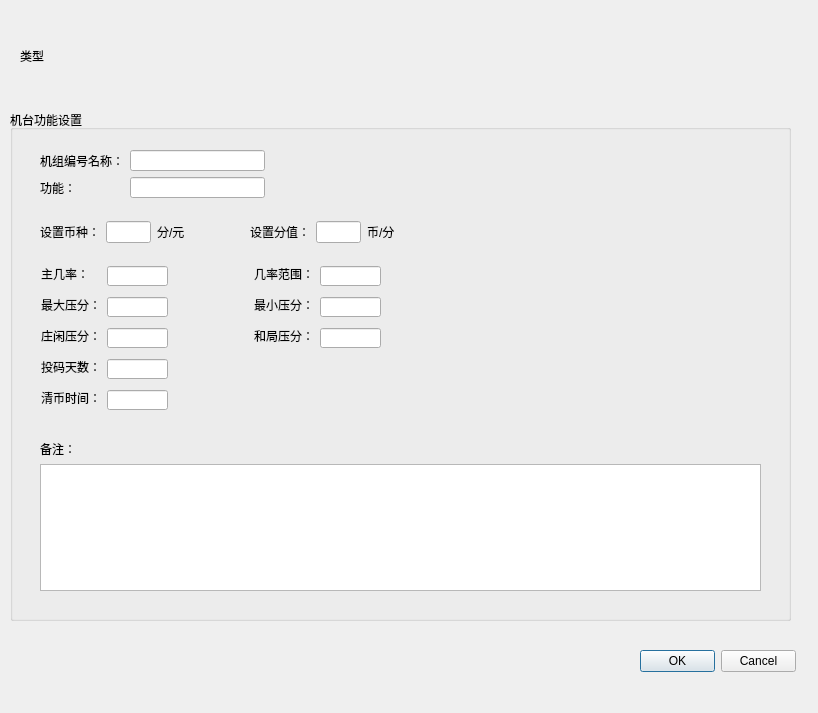
<?xml version="1.0" encoding="UTF-8"?>
<ui version="4.0">
 <class>TmachineFuncSetupViewItemAdd</class>
 <widget class="QWidget" name="TmachineFuncSetupViewItemAdd">
  <property name="geometry">
   <rect>
    <x>0</x>
    <y>0</y>
    <width>818</width>
    <height>713</height>
   </rect>
  </property>
  <property name="windowTitle">
   <string>Form</string>
  </property>
  <widget class="QWidget" name="horizontalLayoutWidget">
   <property name="geometry">
    <rect>
     <x>20</x>
     <y>30</y>
     <width>771</width>
     <height>51</height>
    </rect>
   </property>
   <layout class="QHBoxLayout" name="horizontalLayout">
    <item>
     <widget class="QLabel" name="m_categoryLabel">
      <property name="text">
       <string>类型</string>
      </property>
     </widget>
    </item>
   </layout>
  </widget>
  <widget class="QGroupBox" name="m_machineSetupGroupBox">
   <property name="geometry">
    <rect>
     <x>10</x>
     <y>110</y>
     <width>781</width>
     <height>511</height>
    </rect>
   </property>
   <property name="title">
    <string>机台功能设置</string>
   </property>
   <widget class="QLabel" name="m_mainPossiblityLabel">
    <property name="geometry">
     <rect>
      <x>31</x>
      <y>156</y>
      <width>48</width>
      <height>16</height>
     </rect>
    </property>
    <property name="text">
     <string>主几率：</string>
    </property>
   </widget>
   <widget class="QLineEdit" name="m_mainPossiblityLineEdit">
    <property name="geometry">
     <rect>
      <x>97</x>
      <y>156</y>
      <width>61</width>
      <height>20</height>
     </rect>
    </property>
   </widget>
   <widget class="QLabel" name="m_possibilityRangeLabel">
    <property name="geometry">
     <rect>
      <x>244</x>
      <y>156</y>
      <width>60</width>
      <height>16</height>
     </rect>
    </property>
    <property name="text">
     <string>几率范围：</string>
    </property>
   </widget>
   <widget class="QLineEdit" name="m_possibilityRangeLineEdit">
    <property name="geometry">
     <rect>
      <x>310</x>
      <y>156</y>
      <width>61</width>
      <height>20</height>
     </rect>
    </property>
   </widget>
   <widget class="QLabel" name="m_maxBetPointLabel">
    <property name="geometry">
     <rect>
      <x>31</x>
      <y>187</y>
      <width>60</width>
      <height>16</height>
     </rect>
    </property>
    <property name="text">
     <string>最大压分：</string>
    </property>
   </widget>
   <widget class="QLineEdit" name="m_maxBetPointLineEdit">
    <property name="geometry">
     <rect>
      <x>97</x>
      <y>187</y>
      <width>61</width>
      <height>20</height>
     </rect>
    </property>
   </widget>
   <widget class="QLabel" name="m_minBetPointLabel">
    <property name="geometry">
     <rect>
      <x>244</x>
      <y>187</y>
      <width>60</width>
      <height>16</height>
     </rect>
    </property>
    <property name="text">
     <string>最小压分：</string>
    </property>
   </widget>
   <widget class="QLineEdit" name="m_maxBetPointLineEdit_2">
    <property name="geometry">
     <rect>
      <x>310</x>
      <y>187</y>
      <width>61</width>
      <height>20</height>
     </rect>
    </property>
   </widget>
   <widget class="QLabel" name="m_villageLeisureBetPointLabel">
    <property name="geometry">
     <rect>
      <x>31</x>
      <y>218</y>
      <width>60</width>
      <height>16</height>
     </rect>
    </property>
    <property name="text">
     <string>庄闲压分：</string>
    </property>
   </widget>
   <widget class="QLineEdit" name="m_villageLeisureBetPointLineEdit">
    <property name="geometry">
     <rect>
      <x>97</x>
      <y>218</y>
      <width>61</width>
      <height>20</height>
     </rect>
    </property>
   </widget>
   <widget class="QLineEdit" name="m_drawGameBetPointLineEdit">
    <property name="geometry">
     <rect>
      <x>310</x>
      <y>218</y>
      <width>61</width>
      <height>20</height>
     </rect>
    </property>
   </widget>
   <widget class="QLabel" name="m_drawGameBetPointLabel">
    <property name="geometry">
     <rect>
      <x>244</x>
      <y>218</y>
      <width>60</width>
      <height>16</height>
     </rect>
    </property>
    <property name="text">
     <string>和局压分：</string>
    </property>
   </widget>
   <widget class="QLineEdit" name="m_clearCoinTimeLineEdit">
    <property name="geometry">
     <rect>
      <x>97</x>
      <y>280</y>
      <width>61</width>
      <height>20</height>
     </rect>
    </property>
   </widget>
   <widget class="QLabel" name="m_clearCoinTimeLabel">
    <property name="geometry">
     <rect>
      <x>31</x>
      <y>280</y>
      <width>60</width>
      <height>16</height>
     </rect>
    </property>
    <property name="text">
     <string>清币时间：</string>
    </property>
   </widget>
   <widget class="QLineEdit" name="m_betTimeInDaysLineEdit">
    <property name="geometry">
     <rect>
      <x>97</x>
      <y>249</y>
      <width>61</width>
      <height>20</height>
     </rect>
    </property>
   </widget>
   <widget class="QLabel" name="m_betTimeInDaysLabel">
    <property name="geometry">
     <rect>
      <x>31</x>
      <y>249</y>
      <width>60</width>
      <height>16</height>
     </rect>
    </property>
    <property name="text">
     <string>投码天数：</string>
    </property>
   </widget>
   <widget class="QWidget" name="layoutWidget">
    <property name="geometry">
     <rect>
      <x>30</x>
      <y>40</y>
      <width>225</width>
      <height>48</height>
     </rect>
    </property>
    <layout class="QGridLayout" name="gridLayout">
     <item row="0" column="0">
      <widget class="QLabel" name="m_machineNumberNamelabel">
       <property name="text">
        <string>机组编号名称：</string>
       </property>
      </widget>
     </item>
     <item row="0" column="1">
      <widget class="QLineEdit" name="m_machineNumberNamelineEdit"/>
     </item>
     <item row="1" column="0">
      <widget class="QLabel" name="m_functionLabel">
       <property name="text">
        <string>功能：</string>
       </property>
      </widget>
     </item>
     <item row="1" column="1">
      <widget class="QLineEdit" name="m_functionLineEdit"/>
     </item>
    </layout>
   </widget>
   <widget class="QWidget" name="layoutWidget">
    <property name="geometry">
     <rect>
      <x>30</x>
      <y>110</y>
      <width>145</width>
      <height>24</height>
     </rect>
    </property>
    <layout class="QHBoxLayout" name="horizontalLayout_4">
     <item>
      <widget class="QLabel" name="m_coinCategorySetupLabel">
       <property name="text">
        <string>设置币种：</string>
       </property>
      </widget>
     </item>
     <item>
      <layout class="QHBoxLayout" name="horizontalLayout_2">
       <item>
        <widget class="QLineEdit" name="m_coinCategorySetupLineEdit"/>
       </item>
       <item>
        <widget class="QLabel" name="label_11">
         <property name="text">
          <string>分/元</string>
         </property>
        </widget>
       </item>
      </layout>
     </item>
    </layout>
   </widget>
   <widget class="QWidget" name="layoutWidget">
    <property name="geometry">
     <rect>
      <x>240</x>
      <y>110</y>
      <width>145</width>
      <height>24</height>
     </rect>
    </property>
    <layout class="QHBoxLayout" name="horizontalLayout_5">
     <item>
      <widget class="QLabel" name="m_pointSetupLabel">
       <property name="text">
        <string>设置分值：</string>
       </property>
      </widget>
     </item>
     <item>
      <layout class="QHBoxLayout" name="horizontalLayout_3">
       <item>
        <widget class="QLineEdit" name="m_pointSetupLineEdit"/>
       </item>
       <item>
        <widget class="QLabel" name="label_12">
         <property name="text">
          <string>币/分</string>
         </property>
        </widget>
       </item>
      </layout>
     </item>
    </layout>
   </widget>
   <widget class="QWidget" name="layoutWidget">
    <property name="geometry">
     <rect>
      <x>30</x>
      <y>330</y>
      <width>721</width>
      <height>151</height>
     </rect>
    </property>
    <layout class="QVBoxLayout" name="verticalLayout">
     <item>
      <widget class="QLabel" name="m_remarkLabel">
       <property name="text">
        <string>备注：</string>
       </property>
      </widget>
     </item>
     <item>
      <widget class="QTextEdit" name="m_remarkTextEdit"/>
     </item>
    </layout>
   </widget>
  </widget>
  <widget class="QDialogButtonBox" name="m_buttonBox">
   <property name="geometry">
    <rect>
     <x>640</x>
     <y>650</y>
     <width>156</width>
     <height>23</height>
    </rect>
   </property>
   <property name="standardButtons">
    <set>QDialogButtonBox::Cancel|QDialogButtonBox::Ok</set>
   </property>
  </widget>
 </widget>
 <resources/>
 <connections/>
</ui>
